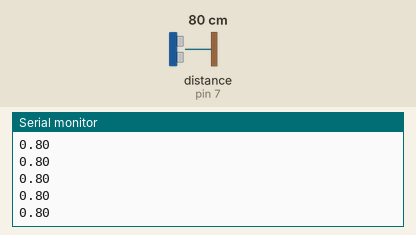
This sketch was run on a simulated Arduino Uno, built with avr-gcc and run on an emulated ATmega328P. Shown: the last lines printed to the serial monitor. Wiring (inferred from the names in the program): ultrasonic range finder: trigger pin 8; echo pin 7. Inputs (shaded band) come from the test bench; at power-on: distance to the obstacle (sensor on pin 7) 80 cm. The echo pulse lasts 58.3 µs per cm.

Above: at 1.2 s.
1.3 s: distance to the obstacle (sensor on pin 7) set to 2 cm
At 1.6 s:
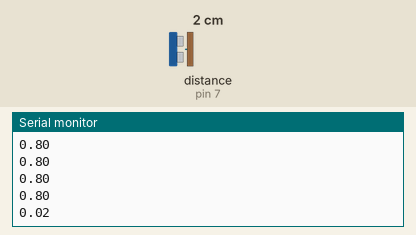
2.8 s: distance to the obstacle (sensor on pin 7) set to 4 cm
At 2.8 s:
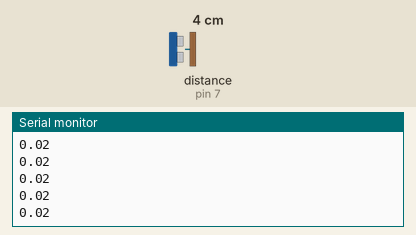
Timing chart, 0 to 5.8 s (numbered marks = the images above; inputs shaded):
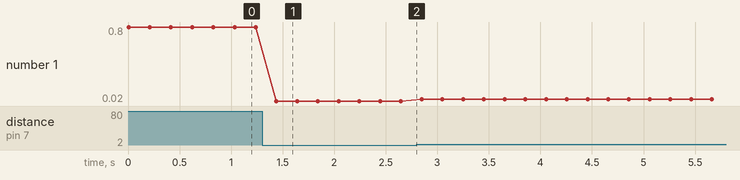

Measured:
- after the input at 1.3 s, the serial monitor: prints a new line after 0.14 s (image 1)
- plotted number 1: 0.8 → 0.02 after the input at 1.3 s, 0.02 → 0.04 after the input at 2.8 s

The sketch:

sensor_test_sonar.ino
```cpp
const int trigPin = 8;
const int echoPin = 7;

/* supponendo di eseguire il test
   in un ambiente a 20 °C
   https://it.wikipedia.org/wiki/Velocità_del_suono
   */
const float vs = 331.45 + 0.62*20;

void setup()
{
  Serial.begin(9600);
  pinMode(trigPin, OUTPUT);
  pinMode(echoPin, INPUT);
}

float getDistance()
{
    /* invio impulso */
    digitalWrite(trigPin,LOW);
    delayMicroseconds(3);
    digitalWrite(trigPin,HIGH);
    delayMicroseconds(5);
    digitalWrite(trigPin,LOW);

    /* ricevi l’eco */
    float tUS = pulseIn(echoPin, HIGH);
    float t = tUS / 1000.0 / 1000.0 / 2;
    float d = t*vs;
    return d;
}

void loop()
{
  float d = getDistance();
  Serial.println(d);
  delay(200);
}
```
